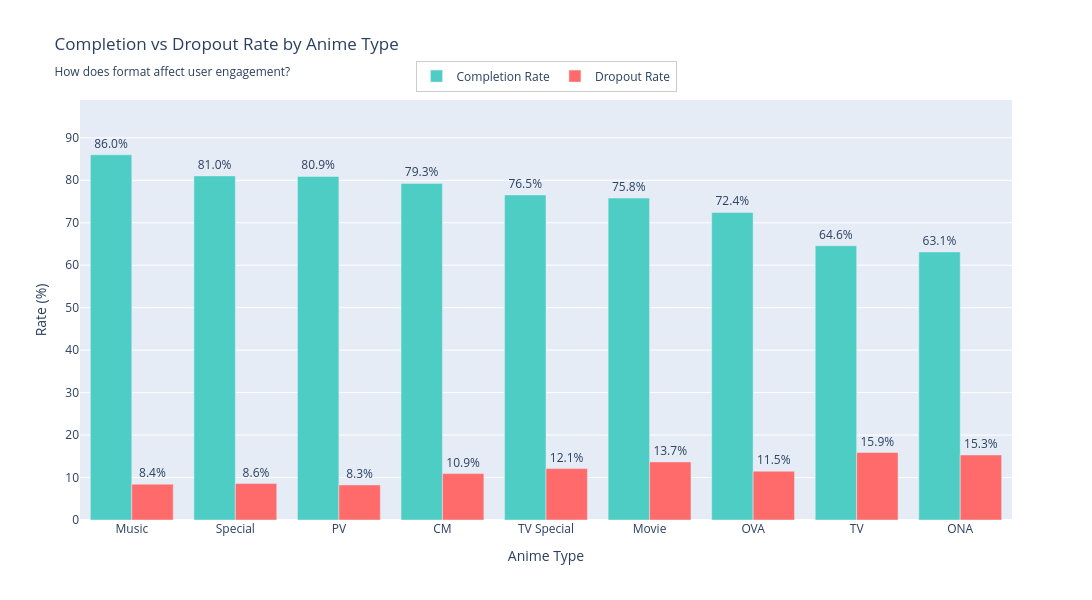

Notebook code cell kept with this figure:
### Markdown cell above
## Does the "Package" change the commitment?

We have seen how the sheer number of episodes creates a "Commitment Cliff." But length is often dictated by **Format**.

A 2-hour Movie asks for a different kind of attention than a 12-episode TV season, even if the total runtime is similar.
- **Movies** demand a single, unbroken block of time.
- **TV Series** ask for habitual, recurring engagement.
- **Music & Specials** ask for mere moments.

Does the format itself dictate the user's likelihood to finish?  
Are we more forgiving of a mediocre movie because we know it ends soon, compared to a mediocre TV show that demands weeks of our life?

### Code cell
fig = gu.completion_dropout_by_type()
fig.show()

### Figure 1 — Plotly figure (JSON) as saved in the notebook; plotly's stock layout.template omitted (floating-point values rounded to 4 significant figures)
{"data": [{"customdata": [[3322, 2738964], [1688, 22963657], [245, 537727], [450, 680848], [718, 11141080], [3912, 89814810], [4106, 46829219], [6184, 660450255], [3278, 24515306]], "hovertemplate": "<b>%{x}</b><br>Completion Rate: %{y:.1f}%<br>Anime Count: %{customdata[0]:,}<br>Total Started Users: %{customdata[1]:,}<br><extra></extra>", "marker": {"color": "#4ECDC4"}, "name": "Completion Rate", "text": [86.01, 81.03, 80.92, 79.26, 76.55, 75.81, 72.44, 64.59, 63.13], "textposition": "outside", "texttemplate": "%{text:.1f}%", "type": "bar", "x": ["Music", "Special", "PV", "CM", "TV Special", "Movie", "OVA", "TV", "ONA"], "y": [86.01, 81.03, 80.92, 79.26, 76.55, 75.81, 72.44, 64.59, 63.13]}, {"customdata": [[3322, 2738964], [1688, 22963657], [245, 537727], [450, 680848], [718, 11141080], [3912, 89814810], [4106, 46829219], [6184, 660450255], [3278, 24515306]], "hovertemplate": "<b>%{x}</b><br>Dropout Rate: %{y:.1f}%<br>Anime Count: %{customdata[0]:,}<br>Total Started Users: %{customdata[1]:,}<br><extra></extra>", "marker": {"color": "#FF6B6B"}, "name": "Dropout Rate", "text": [8.44, 8.581, 8.251, 10.92, 12.11, 13.69, 11.5, 15.89, 15.32], "textposition": "outside", "texttemplate": "%{text:.1f}%", "type": "bar", "x": ["Music", "Special", "PV", "CM", "TV Special", "Movie", "OVA", "TV", "ONA"], "y": [8.44, 8.581, 8.251, 10.92, 12.11, 13.69, 11.5, 15.89, 15.32]}], "layout": {"barmode": "group", "font": {"size": 12}, "height": 600, "hovermode": "x unified", "legend": {"bgcolor": "rgba(255,255,255,0.9)", "bordercolor": "#CCCCCC", "borderwidth": 1, "font": {"size": 12}, "orientation": "h", "x": 0.5, "xanchor": "center", "y": 1.02, "yanchor": "bottom"}, "showlegend": true, "title": {"text": "Completion vs Dropout Rate by Anime Type<br><sub>How does format affect user engagement?</sub>"}, "width": 1400, "xaxis": {"tickangle": 0, "title": {"text": "Anime Type"}}, "yaxis": {"range": [0, 98.91], "title": {"text": "Rate (%)"}}}}
